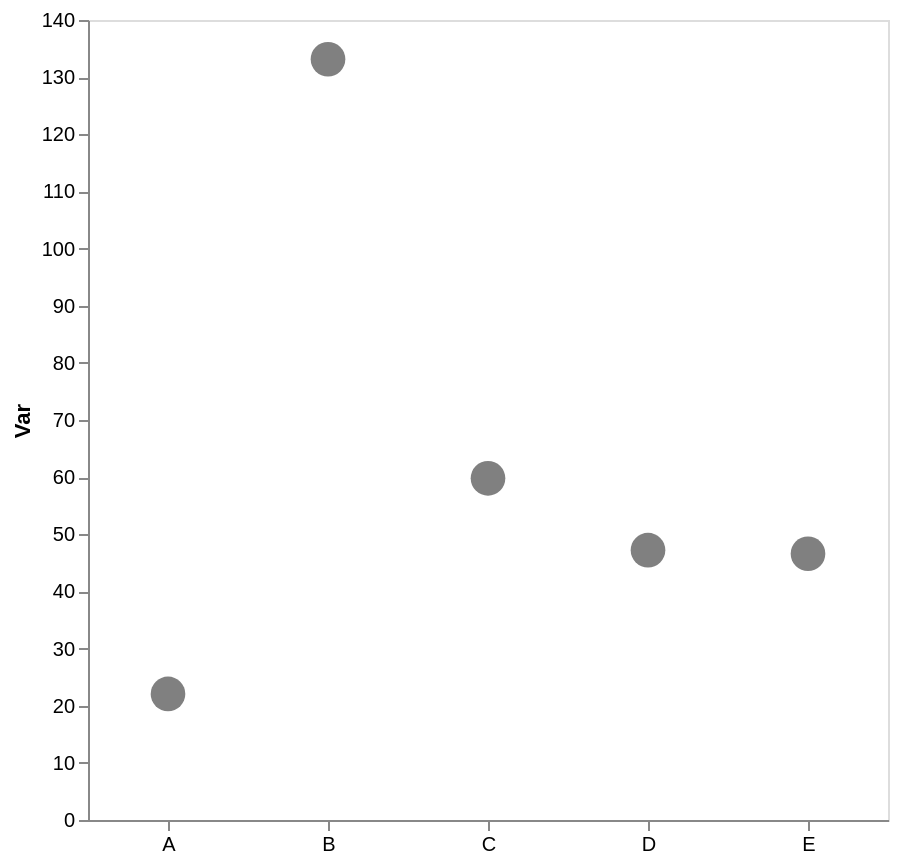

Specify this chart in Vega-Lite:
### Vega-Lite specification from a JSON file in a GitHub repository (floating-point values rounded to 4 significant figures)
{"config": {"view": {"continuousWidth": 300, "continuousHeight": 300}, "axis": {"grid": false}, "bar": {"color": "gray"}}, "data": {"name": "data-b12e2af1680d7899d3ad1b00b633f735"}, "mark": {"type": "point", "color": "gray", "filled": true, "size": 300}, "encoding": {"x": {"axis": {"labelAngle": 0, "title": null}, "field": "cat", "type": "nominal"}, "y": {"aggregate": "mean", "axis": {"title": "Var"}, "field": "var1", "type": "quantitative"}}, "height": 400, "width": 400, "$schema": "https://vega.github.io/schema/vega-lite/v5.17.0.json", "datasets": {"data-b12e2af1680d7899d3ad1b00b633f735": [{"cat": "E", "var1": 38.07, "var2": 52.47}, {"cat": "D", "var1": 44.63, "var2": 43.57}, {"cat": "E", "var1": 55.12, "var2": 46.35}, {"cat": "C", "var1": 53.79, "var2": 58.53}, {"cat": "A", "var1": 23.79, "var2": 51.2}, {"cat": "D", "var1": 54.49, "var2": 37.14}, {"cat": "A", "var1": 20.34, "var2": 60.14}, {"cat": "C", "var1": 63.94, "var2": 41.21}, {"cat": "B", "var1": 133.1, "var2": 53.22}, {"cat": "D", "var1": 45.8, "var2": 68.27}, {"cat": "C", "var1": 61.65, "var2": 60.1}, {"cat": "D", "var1": 43.98, "var2": 35.51}]}}
